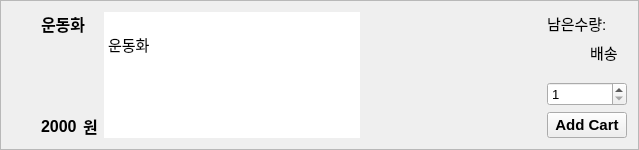
               <widget class="QFrame" name="frame_16">
                <property name="maximumSize">
                 <size>
                  <width>700</width>
                  <height>150</height>
                 </size>
                </property>
                <property name="font">
                 <font>
                  <pointsize>10</pointsize>
                 </font>
                </property>
                <property name="frameShape">
                 <enum>QFrame::StyledPanel</enum>
                </property>
                <property name="frameShadow">
                 <enum>QFrame::Raised</enum>
                </property>
                <layout class="QHBoxLayout" name="horizontalLayout_44">
                 <item>
                  <widget class="QLabel" name="label_54">
                   <property name="maximumSize">
                    <size>
                     <width>180</width>
                     <height>120</height>
                    </size>
                   </property>
                   <property name="text">
                    <string/>
                   </property>
                   <property name="pixmap">
                    <pixmap resource="resources.qrc">:/image/icon/nike_shoes.jpg</pixmap>
                   </property>
                   <property name="scaledContents">
                    <bool>true</bool>
                   </property>
                  </widget>
                 </item>
                 <item>
                  <layout class="QVBoxLayout" name="verticalLayout_53">
                   <property name="leftMargin">
                    <number>15</number>
                   </property>
                   <item>
                    <layout class="QVBoxLayout" name="verticalLayout_54">
                     <item>
                      <widget class="QLabel" name="Customer_Gui_labelProductName_8">
                       <property name="font">
                        <font>
                         <pointsize>12</pointsize>
                         <weight>75</weight>
                         <bold>true</bold>
                        </font>
                       </property>
                       <property name="text">
                        <string>운동화</string>
                       </property>
                      </widget>
                     </item>
                    </layout>
                   </item>
                   <item>
                    <spacer name="verticalSpacer_21">
                     <property name="orientation">
                      <enum>Qt::Vertical</enum>
                     </property>
                     <property name="sizeHint" stdset="0">
                      <size>
                       <width>20</width>
                       <height>40</height>
                      </size>
                     </property>
                    </spacer>
                   </item>
                   <item>
                    <layout class="QHBoxLayout" name="horizontalLayout_22">
                     <item>
                      <widget class="QLabel" name="Customer_Gui_labelPrice_8">
                       <property name="font">
                        <font>
                         <pointsize>12</pointsize>
                         <weight>75</weight>
                         <bold>true</bold>
                        </font>
                       </property>
                       <property name="text">
                        <string>2000</string>
                       </property>
                      </widget>
                     </item>
                     <item>
                      <widget class="QLabel" name="label_20">
                       <property name="font">
                        <font>
                         <pointsize>12</pointsize>
                         <weight>75</weight>
                         <bold>true</bold>
                        </font>
                       </property>
                       <property name="text">
                        <string>원</string>
                       </property>
                      </widget>
                     </item>
                    </layout>
                   </item>
                  </layout>
                 </item>
                 <item>
                  <widget class="QTextEdit" name="textEdit_8">
                   <property name="styleSheet">
                    <string notr="true">border: none;</string>
                   </property>
                   <property name="readOnly">
                    <bool>true</bool>
                   </property>
                   <property name="html">
                    <string>&lt;!DOCTYPE HTML PUBLIC &quot;-//W3C//DTD HTML 4.0//EN&quot; &quot;http://www.w3.org/TR/REC-html40/strict.dtd&quot;&gt;
&lt;html&gt;&lt;head&gt;&lt;meta name=&quot;qrichtext&quot; content=&quot;1&quot; /&gt;&lt;style type=&quot;text/css&quot;&gt;
p, li { white-space: pre-wrap; }
&lt;/style&gt;&lt;/head&gt;&lt;body style=&quot; font-family:'Ubuntu'; font-size:11pt; font-weight:400; font-style:normal;&quot;&gt;
&lt;p style=&quot; margin-top:0px; margin-bottom:0px; margin-left:0px; margin-right:0px; -qt-block-indent:0; text-indent:0px;&quot;&gt;&lt;br /&gt;운동화&lt;/p&gt;
&lt;p style=&quot;-qt-paragraph-type:empty; margin-top:0px; margin-bottom:0px; margin-left:0px; margin-right:0px; -qt-block-indent:0; text-indent:0px;&quot;&gt;&lt;br /&gt;&lt;/p&gt;&lt;/body&gt;&lt;/html&gt;</string>
                   </property>
                  </widget>
                 </item>
                 <item>
                  <spacer name="horizontalSpacer_15">
                   <property name="orientation">
                    <enum>Qt::Horizontal</enum>
                   </property>
                   <property name="sizeHint" stdset="0">
                    <size>
                     <width>181</width>
                     <height>20</height>
                    </size>
                   </property>
                  </spacer>
                 </item>
                 <item>
                  <layout class="QVBoxLayout" name="verticalLayout_55">
                   <item>
                    <layout class="QHBoxLayout" name="horizontalLayout_23">
                     <item>
                      <widget class="QLabel" name="stockText1_8">
                       <property name="font">
                        <font>
                         <pointsize>11</pointsize>
                        </font>
                       </property>
                       <property name="text">
                        <string>남은수량:</string>
                       </property>
                      </widget>
                     </item>
                     <item>
                      <widget class="QLabel" name="Customer_Gui_labelStock_8">
                       <property name="text">
                        <string/>
                       </property>
                      </widget>
                     </item>
                    </layout>
                   </item>
                   <item>
                    <layout class="QHBoxLayout" name="horizontalLayout_45">
                     <item>
                      <widget class="QLabel" name="Customer_Gui_labelDelivery_8">
                       <property name="text">
                        <string/>
                       </property>
                      </widget>
                     </item>
                     <item>
                      <widget class="QLabel" name="deliveryText1_8">
                       <property name="font">
                        <font>
                         <pointsize>11</pointsize>
                        </font>
                       </property>
                       <property name="layoutDirection">
                        <enum>Qt::LeftToRight</enum>
                       </property>
                       <property name="text">
                        <string>배송</string>
                       </property>
                      </widget>
                     </item>
                    </layout>
                   </item>
                   <item>
                    <spacer name="verticalSpacer_22">
                     <property name="orientation">
                      <enum>Qt::Vertical</enum>
                     </property>
                     <property name="sizeHint" stdset="0">
                      <size>
                       <width>20</width>
                       <height>18</height>
                      </size>
                     </property>
                    </spacer>
                   </item>
                   <item>
                    <layout class="QVBoxLayout" name="verticalLayout_56">
                     <item>
                      <widget class="QSpinBox" name="Customer_Gui_spinboxQuantity_8">
                       <property name="minimum">
                        <number>1</number>
                       </property>
                      </widget>
                     </item>
                     <item>
                      <widget class="QPushButton" name="Customer_Gui_btnAddCart_8">
                       <property name="font">
                        <font>
                         <pointsize>11</pointsize>
                         <weight>75</weight>
                         <bold>true</bold>
                        </font>
                       </property>
                       <property name="text">
                        <string>Add Cart</string>
                       </property>
                      </widget>
                     </item>
                    </layout>
                   </item>
                  </layout>
                 </item>
                </layout>
               </widget>
